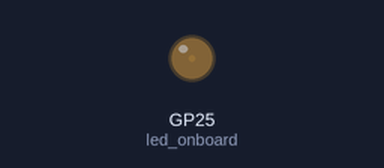
Bench run of a program on a simulated Raspberry Pi Pico running MicroPython. Parts: output pins drawn as LEDs (lit = HIGH). The interpreter's speed is modelled, so counts of loop turns are approximate.

Above: at 0.05 s.
At 1.65 s:
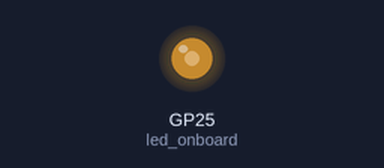
At 2.45 s:
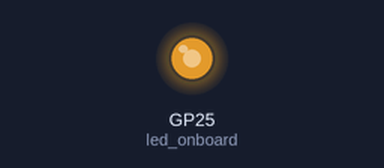
At 3.25 s:
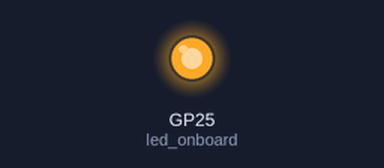
Timing chart, 0 to 7.5 s (numbered marks = the images above):
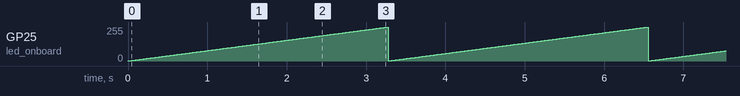

The program:

pwm.py
```python
from machine import Pin, PWM
import utime

led_onboard =machine.Pin(25, machine.Pin.OUT)

# http://www.micropython.com.cn/en/latet/library/machine.PWM.html
# pwm0 = PWM(Pin(25))         # 从1个引脚中创建PWM对象
# pwm0.freq(1000)             # 设置频率
# pwm0.duty_u16(65536)        # 设置占空比100%
# pwm2 = PWM(Pin(2), freq=20000, duty=512) # 在同一语句下创建和配置 PWM 存在一些问题
#PWM.init(\*, freq, duty_u16, duty_ns)

pwm0 = PWM(Pin(25))      # 从1个引脚中创建PWM对象
pwm0.freq(1000)         # 设置频率
pwm0.duty_u16(0)

n = 0
while True:
#     global n
    b = 5%3
    n = (n + 1) % 65536
    pwm0.duty_u16(abs(n))          # 设置占空比

    #led_onboard.toggle()
#     utime.sleep(1)
```

Measured:
- by itself, GP25 (led_onboard): ramps from 1/255 to 254/255 and jumps back, once every 3.3 s
